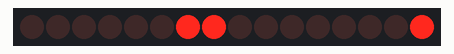
The sketch below on a simulated Arduino Uno, built with avr-gcc and run on an emulated ATmega328P. On the bench: 16 shift-register outputs drawn as a row of LEDs (first output left, lit = HIGH). Wiring (inferred from the names in the program): 2 × shift register (74HC595): data pin 7; shift clock pin 8; latch pin 9. Wiring (inferred from the signals the program sends): row of LEDs: on Q0, Q1, Q2, Q3, Q4, Q5, Q6, Q7, Q8, Q9, Q10, Q11, Q12, Q13, Q14, Q15.

Above: at 0.46 s.
At 4.78 s:
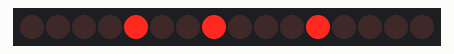
At 9.03 s:
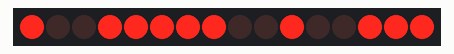
At 19.03 s:
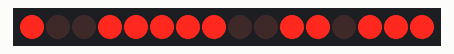
At 27.99 s:
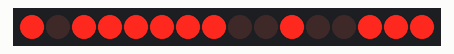
At 37.03 s:
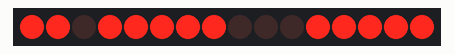
Timing chart, 0 to 40.0 s (numbered marks = the images above):
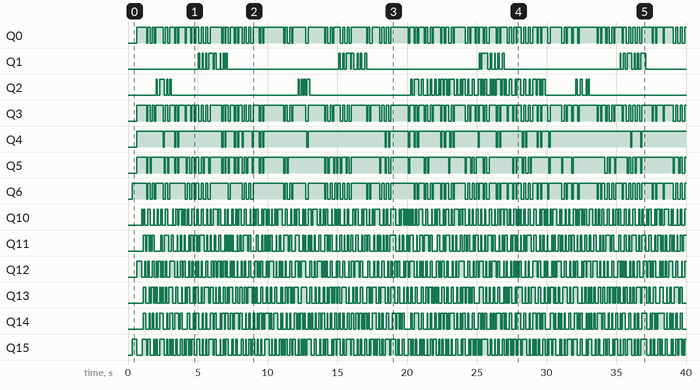

The sketch:

8-digit-7-segment-clock.ino
```cpp
/*
 * Inspired by Rui Santos @ gist.github.com/ruisantos16/
 * and Adafruit Industries. Everything is open and free
 * and all that jazz, if you even see this at some point
 * be sure to keep this intact and share!
 */

const int data = 7;
const int latch = 9;
const int clock = 8;

int newestDigit[6] = {};
int digitScan = 0;

unsigned long previousTmillis = 0;
unsigned long previousMillis = 0;
unsigned long refreshRate = 10; // millis()
unsigned long oneSecond = 1000; // one second = 1000 millis

boolean newDigit = false;

const byte value[] = {B11000000,  // 0
                      B11111001,  // 1
                      B10100100,  // 2..
                      B10110000,  // 3
                      B10011001,  // 4
                      B10010010,  // 5
                      B10000010,  // 6
                      B11111000,  // 7
                      B10000000,  // 9
                      B10010000};   // 9

const byte digit[] = {B00000100, // hours
                      B00001000, // hours
                      B00010000, // minutes
                      B00100000, // minutes
                      B01000000, // seconds
                      B10000000};  // seconds


void setup() {
  pinMode(data, OUTPUT);
  pinMode(latch, OUTPUT);
  pinMode(clock, OUTPUT);

// Serial.begin(9600) // once I get the clock working

};

// updates display
void updateDisp()
  {
    newDigit = false;

    shiftThis(B11111111, B11111111);

    shiftThis(digit[digitScan], value[newestDigit[digitScan]]);

    digitScan++;

    if (digitScan > 5)
      {
       digitScan = 0;
      };
  };

void shiftThis(byte a, byte b) // shiftOut for each '595 attached
  {
    digitalWrite(latch, LOW);
      shiftOut(data, clock, MSBFIRST, a);
      shiftOut(data, clock, MSBFIRST, b);
    digitalWrite(latch, HIGH);
  };

// Set this to current time (24hr clock)

int oneSec = 0;
int tenSec = 0;
int oneMin = 3;
int tenMin = 1;
int oneHour = 9;
int tenHour = 1;

/*     This will get called at the beginning of each main loop().
     * Being a state machine - not depending on delay() for program flow,
     * other functions can carry on while we wait for a full second to pass.
     *    After a second has passed, the counter is increased and the newDigit var
     * is set true (if inbetween updates, we force a new one to display the new digit).
     *    This continues, adding in a variable for each collumn:
     * tens of seconds, minutes, tens of minutes and so on. This way, we only have
     * to keep track of the duration of one second along with a running total of the
     * other values.
     *    Well, that's the idea at least.
     */

void Time() {
    unsigned long currentTmillis = millis();

    if (currentTmillis - previousTmillis >= oneSecond)
    {
      previousTmillis = currentTmillis;
      oneSec += 1;
      newDigit = true;
    };

        if (oneSec > 9)
        {
          oneSec = 0;
          tenSec += 1;
          newDigit = true;
        };

        if (tenSec > 5)
        {
          tenSec = 0;
          oneMin += 1;
          newDigit = true;
        };

            if (oneMin > 9)
            {
              oneMin = 0;
              tenMin += 1;
              newDigit = true;
            };

            if (tenMin > 5)
            {
              tenMin = 0;
              oneHour += 1;
              newDigit = true;
            };

                if ((tenHour >= 2) && (oneHour > 3))
                {
                  tenSec,oneMin,tenMin,oneHour,tenHour=0;
                  oneSec += 1;
                  newDigit = true;
                }
                else if (oneHour > 9)
                {
                  oneHour = 0;
                  tenHour += 1;
                  newDigit = true;
                };
  };


void loop()
  {
    newestDigit[5] = oneSec;
    newestDigit[4] = tenSec;
    newestDigit[3] = oneMin;
    newestDigit[2] = tenMin;
    newestDigit[1] = oneHour;
    newestDigit[0] = tenHour;

    unsigned long currentMillis = millis();

    if (currentMillis - previousMillis >= refreshRate)
      {
        previousMillis = currentMillis;
        updateDisp();
      };

    if (newDigit == true)
    {
      updateDisp();
    };

    Time();


    };
```
